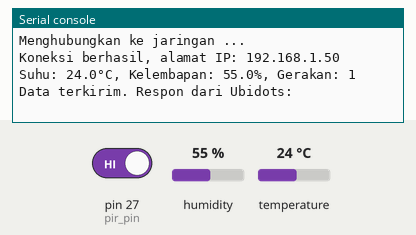
A program run on a simulated MicroPython board. On the bench: the last lines printed to the serial console. The inputs (shaded band) are chosen by the test bench; at power-on: humidity 55 %, pin 27 (pir_pin) HIGH, temperature 24 °C. WiFi joins after 1.5 s; web requests get an empty 200 reply after 0.4 s.

Above: at 3.2 s.
3.3 s: humidity set to 22 %
11.1 s: pin 27 (pir_pin) driven LOW
At 12.7 s:
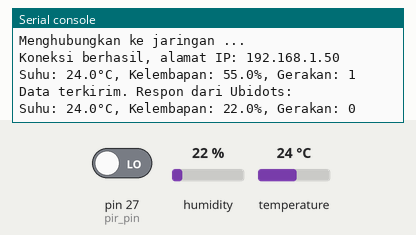
18.9 s: temperature set to 12 °C
At 24.1 s:
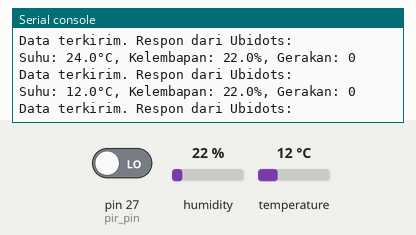
26.7 s: pin 27 (pir_pin) driven HIGH
At 33.55 s:
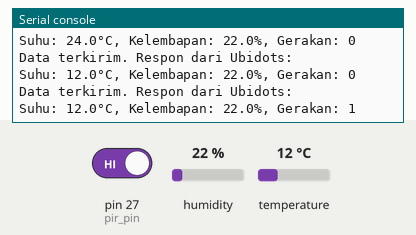
34.5 s: humidity set to 40 %
At 35.0 s:
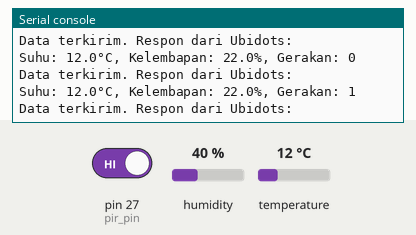

The program:

IoTubidots.py
```python
import network
import urequests
import time
import machine
import dht

# === Konfigurasi WiFi ===
ssid = ''
password = ''

# === Konfigurasi Ubidots ===
UBIDOTS_TOKEN = 'BBUS-Ohai5LhrlRIe3fZgfktoZYhGCeBebg'  # Ganti dengan Ubidots Token kalian
DEVICE_LABEL = 'tugas'          # Label device di Ubidots
# Nama-nama variabel di Ubidots
DHT22_TEMP_VARIABLE = 'temperature'
DHT22_HUM_VARIABLE = 'humidity'
PIR_VARIABLE = 'motion'

def connect_wifi():
    wlan = network.WLAN(network.STA_IF)
    wlan.active(True)
    if not wlan.isconnected():
        print('Menghubungkan ke jaringan {}...'.format(ssid))
        wlan.connect(ssid, password)
        # Tunggu hingga koneksi berhasil
        while not wlan.isconnected():
            time.sleep(1)
    print('Koneksi berhasil, alamat IP:', wlan.ifconfig()[0])

def send_data_to_ubidots(temperature, humidity, motion):
    url = "http://industrial.api.ubidots.com/api/v1.6/devices/{}".format(DEVICE_LABEL)
    headers = {
        "X-Auth-Token": UBIDOTS_TOKEN,
        "Content-Type": "application/json"
    }
    # Format payload sesuai dengan Ubidots API
    payload = {
        DHT22_TEMP_VARIABLE: {"value": temperature},
        DHT22_HUM_VARIABLE: {"value": humidity},
        PIR_VARIABLE: {"value": motion}
    }
    try:
        response = urequests.post(url, json=payload, headers=headers)
        print("Data terkirim. Respon dari Ubidots:", response.text)
        response.close()
    except Exception as e:
        print("Gagal mengirim data:", e)

def main():
    # Menghubungkan ke WiFi
    connect_wifi()

    # === Setup Sensor ===
    # Sensor DHT22 dihubungkan ke GPIO14
    dht_pin = machine.Pin(14)
    dht_sensor = dht.DHT22(dht_pin)

    # Sensor PIR HC-SR501 dihubungkan ke GPIO27
    pir_pin = machine.Pin(27, machine.Pin.IN)

    # Loop utama: Baca sensor dan kirim data setiap 10 detik
    while True:
        try:
            # Baca data DHT22
            dht_sensor.measure()
            temperature = dht_sensor.temperature()  # Suhu dalam derajat Celsius
            humidity = dht_sensor.humidity()          # Kelembapan dalam persen
        except Exception as e:
            print("Gagal membaca sensor DHT22:", e)
            temperature = None
            humidity = None

        # Baca sensor PIR (nilai 1 jika gerakan terdeteksi, 0 jika tidak)
        motion = pir_pin.value()

        # Tampilkan data di serial monitor
        print("Suhu: {}°C, Kelembapan: {}%, Gerakan: {}".format(temperature, humidity, motion))

        # Kirim data ke Ubidots jika pembacaan sensor valid
        if temperature is not None and humidity is not None:
            send_data_to_ubidots(temperature, humidity, motion)

        # Tunda selama 10 detik sebelum pengukuran berikutnya
        time.sleep(10)

if __name__ == '__main__':
    main()
```

Measured:
- after the input at 11.1 s, the serial console: prints a new line after 1.3 s (image 1)
- after the input at 18.9 s, the serial console: prints a new line after 4.0 s (image 2)
- after the input at 26.7 s, the serial console: prints a new line after 6.6 s (image 3)
